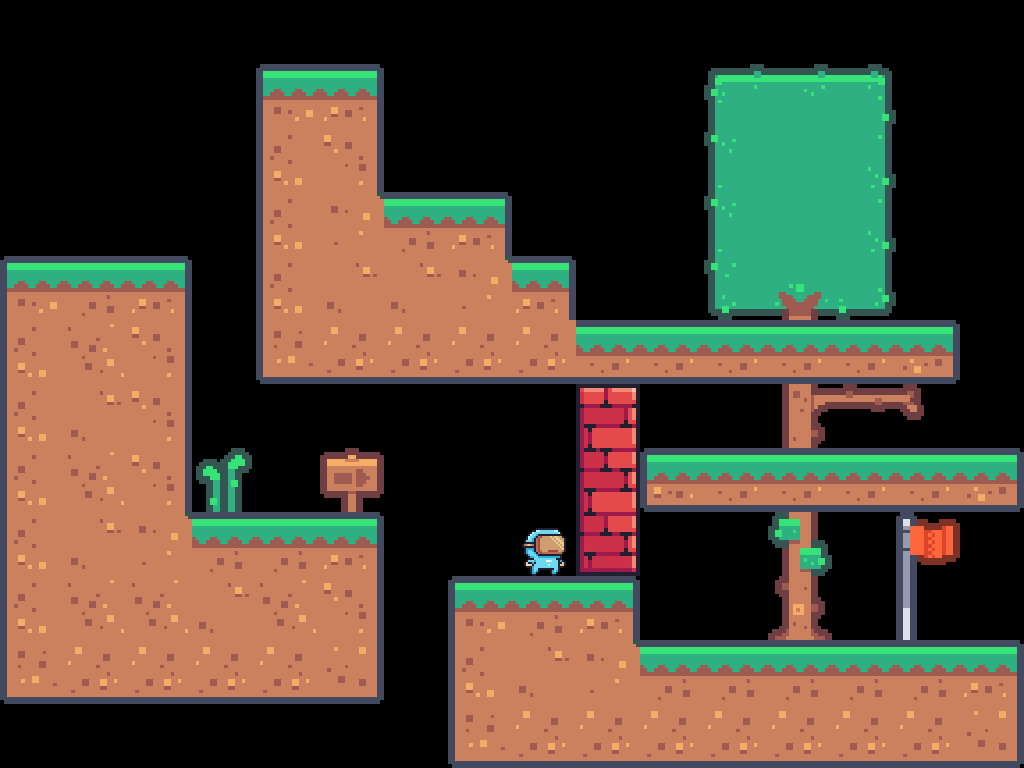

A 2D game scene composited from a Tiled map and its tileset images. What follows is a short description and the map's XML, with every tile layer's data as written:
An orthogonal 16x12 tile map with 64x64 px tiles, 7 tile layers (Background, NPC, Finish, Wall, ...), 3 tilesets and 4 objects (Apple, Banana, Cherry, Player).

<map version="1.10" tiledversion="1.11.0" orientation="orthogonal" renderorder="right-down" width="16" height="12" tilewidth="64" tileheight="64" infinite="0" nextlayerid="10" nextobjectid="10">
 <tileset firstgid="1" name="tileset" tilewidth="64" tileheight="64" tilecount="180" columns="20">
  <image source="../assets/Tileset/tileset.png" width="1280" height="576" />
 </tileset>
 <tileset firstgid="181" name="npc" tilewidth="64" tileheight="64" tilecount="1" columns="1">
  <image source="../assets/Tileset/npc.png" width="64" height="64" />
 </tileset>
 <tileset firstgid="182" name="wall" tilewidth="64" tileheight="64" tilecount="3" columns="1">
  <image source="../assets/Tileset/wall.png" width="64" height="192" />
 </tileset>
 <layer id="3" name="Background" width="16" height="12">
  <data encoding="csv">
0,0,0,0,0,0,0,0,0,0,0,0,0,0,0,0,
0,0,0,0,0,0,0,0,0,0,0,18,19,20,0,0,
0,0,0,0,0,0,0,0,0,0,0,38,39,40,0,0,
0,0,0,0,0,0,0,0,0,0,0,38,39,40,0,0,
0,0,0,0,0,0,0,0,0,0,0,58,98,60,0,0,
0,0,0,0,0,0,0,0,0,0,0,0,97,0,0,0,
0,0,0,0,0,0,0,0,0,0,0,0,139,120,140,0,
0,0,0,126,0,86,0,0,0,0,0,0,117,0,0,0,
0,0,0,0,0,0,0,0,0,0,0,0,97,0,0,0,
0,0,0,0,0,0,0,0,0,0,0,0,138,0,0,0,
0,0,0,0,0,0,0,0,0,0,0,0,0,0,0,0,
0,0,0,0,0,0,0,0,0,0,0,0,0,0,0,0
</data>
 </layer>
 <layer id="6" name="NPC" width="16" height="12">
  <data encoding="csv">
0,0,0,0,0,0,0,0,0,0,0,0,0,0,0,0,
0,0,0,0,0,0,0,0,0,0,0,0,0,0,0,0,
0,0,0,0,0,0,0,0,0,0,0,0,0,0,0,0,
0,0,0,0,0,0,0,0,0,0,0,0,0,0,0,0,
0,0,0,0,0,0,0,0,0,0,0,0,0,0,0,0,
0,0,0,0,0,0,0,0,0,0,0,0,0,0,0,0,
0,0,0,0,0,0,0,0,0,0,0,0,0,0,0,0,
0,0,0,0,0,0,0,0,0,0,0,0,0,0,0,0,
0,0,0,0,0,0,0,0,181,0,0,0,0,0,0,0,
0,0,0,0,0,0,0,0,0,0,0,0,0,0,0,0,
0,0,0,0,0,0,0,0,0,0,0,0,0,0,0,0,
0,0,0,0,0,0,0,0,0,0,0,0,0,0,0,0
</data>
 </layer>
 <layer id="4" name="Finish" width="16" height="12">
  <data encoding="csv">
0,0,0,0,0,0,0,0,0,0,0,0,0,0,0,0,
0,0,0,0,0,0,0,0,0,0,0,0,0,0,0,0,
0,0,0,0,0,0,0,0,0,0,0,0,0,0,0,0,
0,0,0,0,0,0,0,0,0,0,0,0,0,0,0,0,
0,0,0,0,0,0,0,0,0,0,0,0,0,0,0,0,
0,0,0,0,0,0,0,0,0,0,0,0,0,0,0,0,
0,0,0,0,0,0,0,0,0,0,0,0,0,0,0,0,
0,0,0,0,0,0,0,0,0,0,0,0,0,0,0,0,
0,0,0,0,0,0,0,0,0,0,0,0,0,0,112,0,
0,0,0,0,0,0,0,0,0,0,0,0,0,0,132,0,
0,0,0,0,0,0,0,0,0,0,0,0,0,0,0,0,
0,0,0,0,0,0,0,0,0,0,0,0,0,0,0,0
</data>
 </layer>
 <objectgroup id="7" name="Fruits">
  <object id="7" name="Apple" x="416.962" y="95.7218" width="64" height="64" />
  <object id="8" name="Banana" x="923.011" y="227.314" width="64" height="64" />
  <object id="9" name="Cherry" x="604.674" y="160.55" width="64" height="64" />
 </objectgroup>
 <layer id="5" name="Wall" width="16" height="12">
  <data encoding="csv">
0,0,0,0,0,0,0,0,0,0,0,0,0,0,0,0,
0,0,0,0,0,0,0,0,0,0,0,0,0,0,0,0,
0,0,0,0,0,0,0,0,0,0,0,0,0,0,0,0,
0,0,0,0,0,0,0,0,0,0,0,0,0,0,0,0,
0,0,0,0,0,0,0,0,0,0,0,0,0,0,0,0,
0,0,0,0,0,0,0,0,0,0,0,0,0,0,0,0,
0,0,0,0,0,0,0,0,0,182,0,0,0,0,0,0,
0,0,0,0,0,0,0,0,0,183,0,0,0,0,0,0,
0,0,0,0,0,0,0,0,0,184,0,0,0,0,0,0,
0,0,0,0,0,0,0,0,0,0,0,0,0,0,0,0,
0,0,0,0,0,0,0,0,0,0,0,0,0,0,0,0,
0,0,0,0,0,0,0,0,0,0,0,0,0,0,0,0
</data>
 </layer>
 <objectgroup id="2" name="Objects">
  <object id="3" name="Player" x="68" y="173.333">
   <point />
  </object>
 </objectgroup>
 <layer id="8" name="Spike" width="16" height="12">
  <data encoding="csv">
0,0,0,0,0,0,0,0,0,0,0,0,0,0,0,0,
0,0,0,0,0,0,0,0,0,0,0,0,0,0,0,0,
0,0,0,0,0,0,0,0,0,0,0,0,0,0,0,0,
0,0,0,0,0,0,0,0,0,0,0,0,0,0,0,0,
0,0,0,0,0,0,0,0,0,0,0,0,0,0,0,0,
0,0,0,0,0,0,0,0,0,0,0,0,0,0,0,0,
0,0,0,0,0,0,0,0,0,0,0,0,0,0,0,0,
0,0,0,0,0,0,0,0,0,0,0,0,0,0,0,0,
0,0,0,0,0,0,0,0,0,0,0,0,0,0,0,0,
0,0,0,0,0,0,0,0,0,0,0,0,0,0,0,0,
0,0,0,0,0,0,0,0,0,0,0,0,0,0,0,0,
0,0,0,0,0,0,0,0,0,0,0,0,0,0,0,0
</data>
 </layer>
 <layer id="9" name="Enemy" width="16" height="12">
  <data encoding="csv">
0,0,0,0,0,0,0,0,0,0,0,0,0,0,0,0,
0,0,0,0,0,0,0,0,0,0,0,0,0,0,0,0,
0,0,0,0,0,0,0,0,0,0,0,0,0,0,0,0,
0,0,0,0,0,0,0,0,0,0,0,0,0,0,0,0,
0,0,0,0,0,0,0,0,0,0,0,0,0,0,0,0,
0,0,0,0,0,0,0,0,0,0,0,0,0,0,0,0,
0,0,0,0,0,0,0,0,0,0,0,0,0,0,0,0,
0,0,0,0,0,0,0,0,0,0,0,0,0,0,0,0,
0,0,0,0,0,0,0,0,0,0,0,0,0,0,0,0,
0,0,0,0,0,0,0,0,0,0,0,0,0,0,0,0,
0,0,0,0,0,0,0,0,0,0,0,0,0,0,0,0,
0,0,0,0,0,0,0,0,0,0,0,0,0,0,0,0
</data>
 </layer>
 <layer id="1" name="Main" width="16" height="12">
  <data encoding="csv">
0,0,0,0,0,0,0,0,0,0,0,0,0,0,0,0,
0,0,0,0,22,24,0,0,0,0,0,0,0,0,0,0,
0,0,0,0,122,124,0,0,0,0,0,0,0,0,0,0,
0,0,0,0,122,25,23,24,0,0,0,0,0,0,0,0,
22,23,24,0,122,105,105,25,24,0,0,0,0,0,0,0,
122,123,124,0,142,143,143,143,143,3,3,3,3,3,4,0,
122,105,124,0,0,0,0,0,0,0,0,0,0,0,0,0,
122,123,124,0,0,0,0,0,0,0,2,3,3,3,3,4,
122,105,25,23,23,24,0,0,0,0,0,0,0,0,0,0,
122,123,123,105,123,124,0,22,23,24,0,0,0,0,0,0,
142,143,143,143,143,144,0,122,105,25,23,23,23,23,23,24,
0,0,0,0,0,0,0,142,143,143,143,143,143,143,143,144
</data>
 </layer>
</map>
